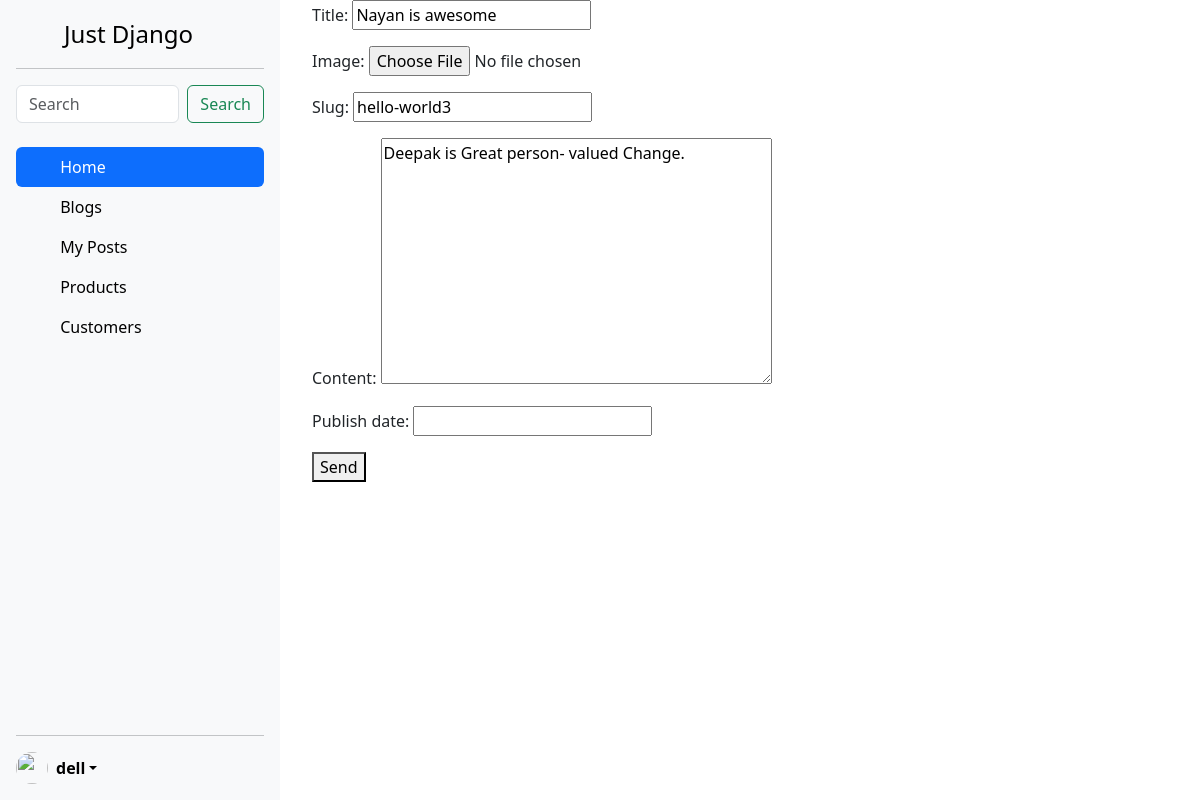
The app's page /blog/hello-world3/edit/ (signed in) with its own data.
### blog/models.py (models this page shows, shortened)
class BlogPost(models.Model):  # blogpost_set -> queryset
    user = models.ForeignKey(User, default=1, on_delete=models.SET_NULL, null=True)
    image = models.ImageField(upload_to='image/', blank=True, null=True)
    auth = models.CharField(max_length=120)
    title = models.CharField(max_length=120)
    slug =  models.SlugField(unique=True)
    content = models.TextField(null=True, blank=True)
    publish_date = models.DateTimeField(auto_now=False, auto_now_add=False, null=True, blank=True)
    timestamp = models.DateTimeField(auto_now_add=True)
    updated = models.DateTimeField(auto_now=True, auto_now_add=False)
    objects = BlogPostManager()
    class Meta:
        ordering = ['-publish_date', '-updated', '-timestamp']

### blog/views.py (the view)
# urls.py: path('<str:slug>/edit/', blog_post_update_view),
@staff_member_required
def blog_post_update_view(request, slug):
    obj = get_object_or_404(BlogPost, slug=slug)
    form = BlogPostModelForm(request.POST or None, instance=obj)
    if form.is_valid():
        form.save()
    template_name = "form.html"
    context = {'form':form, "title": f"Update {obj.title}"}
    return render(request, template_name, context)

### blog/form.py (shortened to what this page needs)
class BlogPostModelForm(forms.ModelForm):
    class Meta:
        model = BlogPost
        fields = ['title','image', 'slug', 'content', 'publish_date']

### blog/models.py (called while the page is built)
    def get_queryset(self):
        return BlogPostQuerySet(self.model, using=self._db)

### templates/form.html
{% extends "base.html" %}
{% block content %}
    <form method="post" action="." enctype="multipart/form-data"> {% csrf_token %}
        {{ form.as_p }}
        <button type="submit">Send</button>
    </form>
{% endblock %}

### blog/templates/sidebar.html (shortened to what this page needs)
<div class="sidebar">
<div class="d-flex flex-column flex-shrink-0 p-3 bg-body-tertiary" style=" width: 280px; height: 100vh; margin-right: 20px;">
    <a href="/" class="d-flex align-items-center mb-3 mb-md-0 me-md-auto link-body-emphasis text-decoration-none">
      <svg class="bi pe-none me-2" width="40" height="32"><use xlink:href="#bootstrap"></use></svg>
      <span class="fs-4">Just Django</span>
    </a>
    <hr>
    <ul class="nav nav-pills flex-column mb-auto">
      <li class="nav-item">
        <form class="d-flex" action="/search/">
          <input class="form-control me-2" type="search" placeholder="Search" name="q" aria-label="Search">
          <button class="btn btn-outline-success" type="submit">Search</button>
        </form>
      </li>
      <br>
      <li class="nav-item">
        <a href="/" class="nav-link active" aria-current="page">
          <svg class="bi pe-none me-2" width="16" height="16"><use xlink:href="#home"></use></svg>
          Home
        </a>
      </li>
      <li>
        <a href="/blog" class="nav-link link-body-emphasis">
          <svg class="bi pe-none me-2" width="16" height="16"><use xlink:href="#speedometer2"></use></svg>
          Blogs
        </a>
      </li>
      <li>
        <a href="/your-posts" class="nav-link link-body-emphasis">
          <svg class="bi pe-none me-2" width="16" height="16"><use xlink:href="#table"></use></svg>
          My Posts
        </a>
      </li>
      <li>
        <a href="#" class="nav-link link-body-emphasis">
          <svg class="bi pe-none me-2" width="16" height="16"><use xlink:href="#grid"></use></svg>
          Products
        </a>
      </li>
      <li>
        <a href="#" class="nav-link link-body-emphasis">
          <svg class="bi pe-none me-2" width="16" height="16"><use xlink:href="#people-circle"></use></svg>
          Customers
        </a>
      </li>
    </ul>
    <hr>
    <div class="dropdown">
      <a href="#" class="d-flex align-items-center link-body-emphasis text-decoration-none dropdown-toggle" data-bs-toggle="dropdown" aria-expanded="false">
        <img src="https://github.com/mdo.png" alt="" width="32" height="32" class="rounded-circle me-2">
        <strong>{{ request.user.username }}</strong>
      </a>
    </div>
  </div>
</div>

### templates/base.html (style rules this page uses)
.sidebar { position: sticky; top: 0; height: 100vh; overflow-y: auto; }

### records on screen
BlogPost: title "Nayan is awesome", slug "hello-world3", content "Deepak is Great person- valued Change."

### other values on screen
{{ request.user.username }} "dell"
